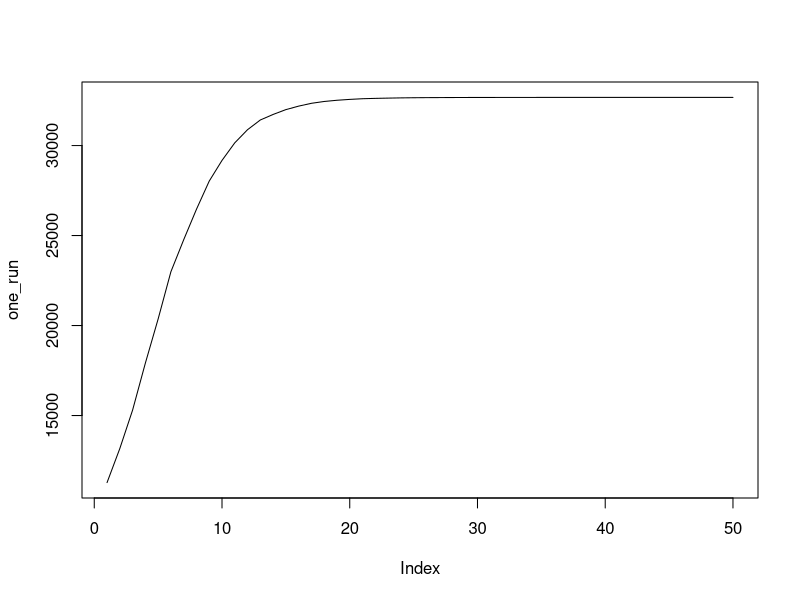
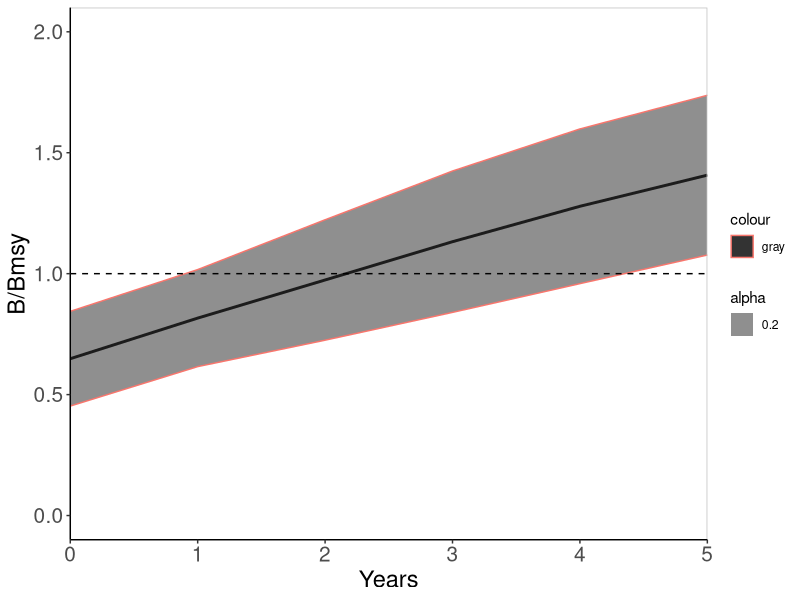

R code for these plots, in order:
##---------
#Created by H.E. Froehlich
#Surplus production model of cmasy "overexploited" spp
##-----------

#B = new biomass at time t (2016) with added return from aquaculture
#r = maximum intrinsic population growth rate (assumed constant, from catch-MSY model)
#K = population carrying capacity (assumed constant, from catch-MSY model)
#C = catch at time t
#Bmsy = maximum sustainable biomass
#Bt = population biomass at next time step (t+1)
#process error, normal distribution

rm(list=ls())

library(ggplot2)
library(dplyr)
library(tidyverse)
library(RColorBrewer)
library(lme4)
library(stringr)
library(RColorBrewer)
library(matrixStats) #for rowSds


#surplus production model
  schaefer.mod <- function(B,r,K,C,sigmaR,zlog.sd){
  
  #Process error
  w = rnorm(1, mean = 0, sd = sigmaR)
  
  #Catch error as log normal distribution
  z = rlnorm(1,meanlog = 0, sdlog = zlog.sd)
  
  #Population abundance
  Bt = B + r*B*(1-B/K)*exp(w)-C*z
  
  print(Bt)
}

#Constant inputs
yrs = seq(1,50, by=1)
runs = 500
l.yrs<-length(yrs)
future_fish<-matrix(NA,nrow=l.yrs,ncol=runs)



#Constants paramters
cmsy2016 <- read.csv("overfished_2016_cmsy_semivalidated.csv")
head(cmsy2016)

stock.num<-length(cmsy2016$stock_id)
BtoBmsy<-matrix(NA,nrow=l.yrs,ncol=stock.num)

#Catch-msy values
stock <- cmsy2016$stock_id
spp <- cmsy2016$sp_name
Bmsy = cmsy2016$k/2 #K/2
BB = cmsy2016$bbmsy_q50
r = cmsy2016$r
K = cmsy2016$k
Cmsy = cmsy2016$msy #want to use MSY to determine how much time to recover -- but can result in NA
B_q50 = cmsy2016$B_q50 
B_q75 = cmsy2016$B_q75 

#Error
sigmaR = 0.1 # overall process error for CMSY; SD=0.1 is the default
dataUncert = 0.1  # set observation error as uncertainty in catch - default is SD=0.1
zlog.sd = sqrt(log(1+(dataUncert)^2))

sp = 1

spp[sp]
Bmsy_sp<-Bmsy[sp]
  Bmsy_sp
r_sp<-r[sp]
  r_sp
K_sp<-K[sp]
  K_sp
C_sp<-0#Cmsy[sp]
  C_sp
B_0 = B_q50[sp]#Bmsy_sp*BB[sp]
  B_0

##*********
#RUN MODEL
for(k in 1:stock.num){
  sp = k
  
  spp_id<-spp[sp]
  print(spp_id)
  Bmsy_sp<-Bmsy[sp]
  r_sp<-r[sp]
  K_sp<-K[sp]
  C_sp<-Cmsy[sp]
  B_0 = B_q75[sp]
  
for(j in 1:runs){
    
    #re-intialize Bo
    B = B_0
    
    for(i in 1:l.yrs){
      
      if(i < 2){
        
      C_sp=0
      
      future_fish[i,j] <- B
      
      B<-schaefer.mod(B,r_sp,K_sp,C_sp,sigmaR,zlog.sd)
      
      B/Bmsy_sp
      
      } else{
        
        future_fish[i,j] <- B
        
        B<-schaefer.mod(B,r_sp,K_sp,C_sp,sigmaR,zlog.sd)
        
        B/Bmsy_sp
      }
    }
  }
  
  median.B<-rowMedians(future_fish)
  BtoBmsy[,k] <- median.B/Bmsy_sp
}
  
##**PLOT**
one_run<-future_fish[,100]
plot(one_run, type='l')

recover <- as.data.frame(rowMeans(BtoBmsy))
recover_sd <-as.data.frame(rowSds(BtoBmsy))
years <- seq(1,50,by=1)
recover_output <- cbind(years,recover,recover_sd)
names(recover_output)<-c("years","BBmsy","sd")
head(recover_output)

#write.csv(recover_output, "Years_to_Recovery_atMSY.csv") #added year 0 = B/Bmsy values of overfished 2016 stocks
recover_output_all<-read.csv("Years_to_Recovery_atMSY.csv")
head(recover_output_all)

mean.B <- rowMeans(future_fish)
sd.B <- rowSds(future_fish)
B_K<-mean.B/K_sp
median.B<-rowMedians(future_fish)
quant.B<-rowQuantiles(future_fish)
q.B25<-quant.B[,2]
q.B75<-quant.B[,4]

final_B <- cbind(yrs,mean.B,sd.B,median.B,q.B25,q.B75,B_K)
data.B<-as.data.frame(final_B)
data.B

ggplot(recover_output_all, aes(x = years, y = BBmsy))+
  geom_line(size=1) +
  labs(x="Years", y = "B/Bmsy" )+
  theme(panel.grid.major = element_blank(), panel.grid.minor = element_blank(), 
        axis.text.x  = element_text(size=15),axis.text.y  = element_text(size=15),
        axis.title.x = element_text(size=17), axis.title.y = element_text(size=17),
        panel.background = element_blank(), axis.line = element_line(colour = "black"),
        panel.border = element_rect(colour = "gray", fill=NA))+
  geom_ribbon(aes(ymin=BBmsy-sd, ymax=BBmsy+sd, color="gray", alpha=0.2))+
  scale_x_continuous(expand = c(0, 0), limits = c(0, 5))+
  scale_y_continuous(limits = c(0, 2))+
  geom_hline(yintercept=1, lty=2)


